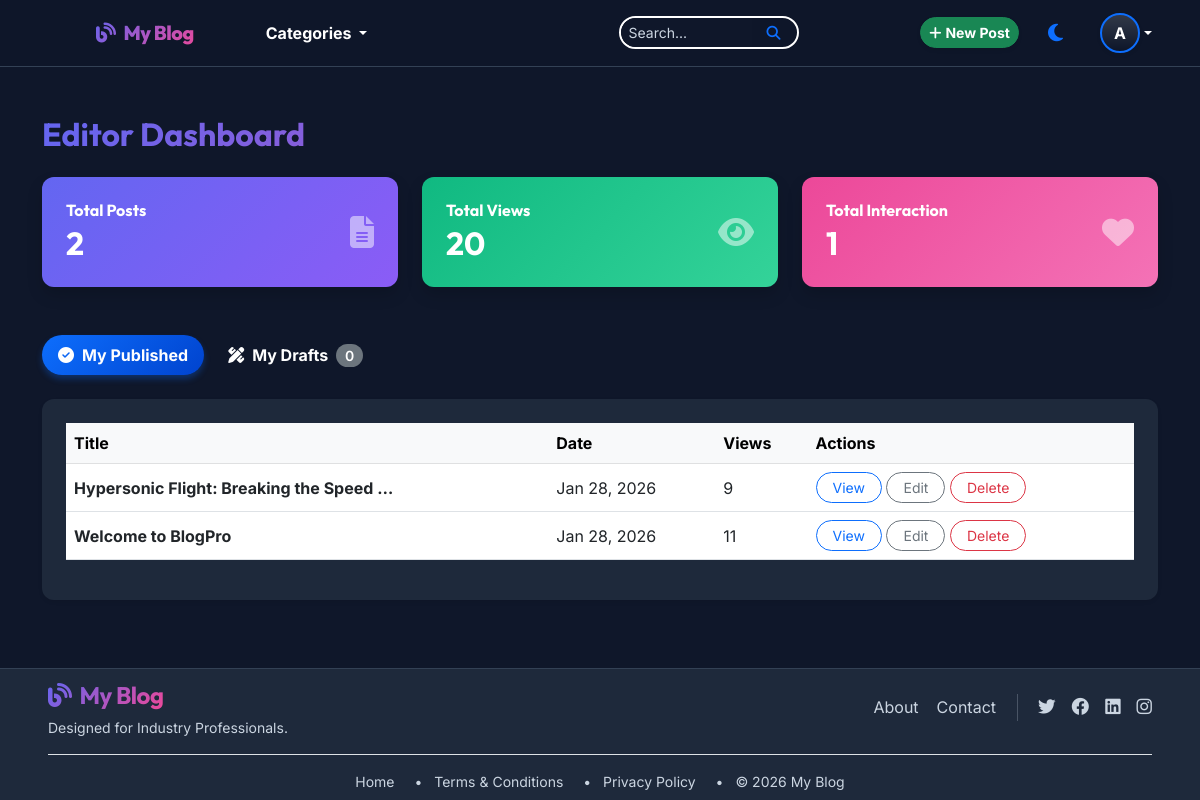
The app's page /dashboard/ (signed in), older data.
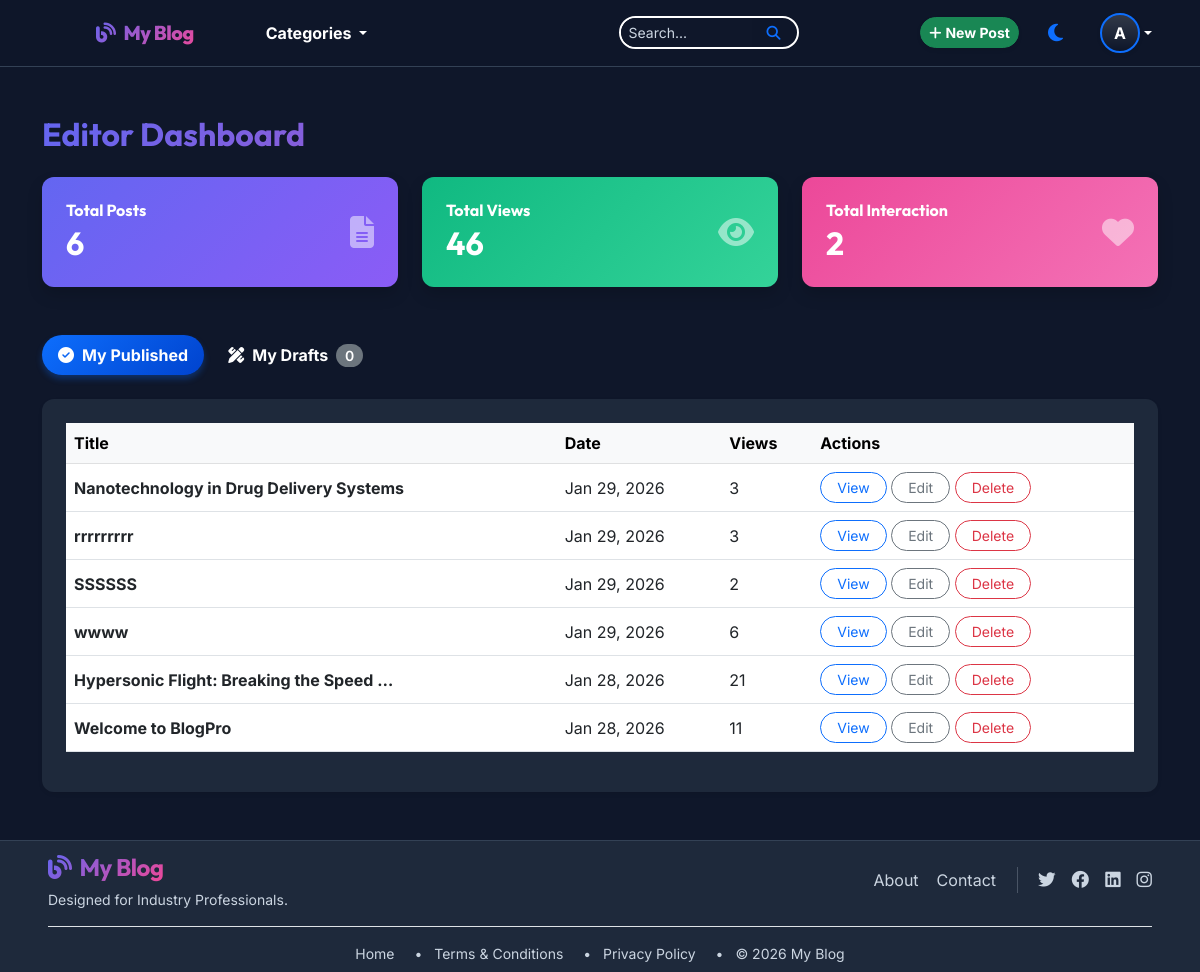
The same page, newer data.
### blog/models.py (models this page shows, shortened)
class Post(models.Model):
    STATUS_CHOICES = (
        ('draft', 'Draft'),
        ('published', 'Published'),
    )
    title = models.CharField(max_length=200)
    slug = models.SlugField(unique=True, blank=True)
    content = models.TextField()
    featured_image = models.ImageField(upload_to='posts/')
    category = models.ForeignKey(Category, on_delete=models.CASCADE, related_name='posts')
    tags = models.ManyToManyField(Tag, blank=True)
    author = models.ForeignKey(User, on_delete=models.CASCADE)
    status = models.CharField(max_length=10, choices=STATUS_CHOICES, default='draft')
    created_at = models.DateTimeField(auto_now_add=True)
    updated_at = models.DateTimeField(auto_now=True)
    views_count = models.PositiveIntegerField(default=0)
    def get_absolute_url(self):
        return reverse('post_detail', kwargs={'slug': self.slug})

### blog/views.py (the view)
# urls.py: path('dashboard/', views.dashboard, name='dashboard'),
@login_required
def dashboard(request):
    if not is_editor_check(request.user):
        messages.error(request, "Access restricted to staff/editors.")
        return redirect('home')
    user_posts = Post.objects.filter(author=request.user)
    total_posts = user_posts.count()
    total_views = sum(p.views_count for p in user_posts)
    total_likes = PostInteraction.objects.filter(post__in=user_posts, interaction_type='like').count()
    my_drafts = user_posts.filter(status='draft').order_by('-created_at')
    my_published = user_posts.filter(status='published').order_by('-created_at')
    admin_drafts = None
    if request.user.is_superuser:
        admin_drafts = Post.objects.filter(status='draft').exclude(author=request.user).order_by('-created_at')
    draft_count = my_drafts.count()
    admin_draft_count = admin_drafts.count() if admin_drafts else 0
    context = {
        'total_posts': total_posts,
        'total_views': total_views,
        'total_likes': total_likes,
        'my_drafts': my_drafts,
        'my_published': my_published,
        'admin_drafts': admin_drafts,
        'draft_count': draft_count,
        'admin_draft_count': admin_draft_count,
    }
    return render(request, 'blog/dashboard.html', context)

### blog/context_processors.py (called while the page is built)
def global_categories(request):
    return {
        'navbar_categories': Category.objects.filter(parent__isnull=True).prefetch_related('children')
    }

### blog/views.py (called while the page is built)
def is_editor_check(user):
    return user.is_authenticated and (user.is_superuser or user.groups.filter(name='Editor').exists())

### templates/blog/dashboard.html (shortened to what the changed rows need)
{% extends 'base.html' %}
{% block content %}
<div class="container my-5">
    <h2 class="mb-4 text-gradient fw-bold">Editor Dashboard</h2>
    <div class="row g-4 mb-5">
        <div class="col-md-4">
            <div class="card text-white border-0 shadow" style="background: linear-gradient(135deg, #6366f1, #8b5cf6);">
                <div class="card-body p-4">
                    <div class="d-flex justify-content-between align-items-center">
                        <div>
                            <h6 class="mb-1">Total Posts</h6>
                            <h2 class="fw-bold mb-0">{{ total_posts }}</h2>
                        </div>
                    </div>
                </div>
            </div>
        </div>
        <div class="col-md-4">
            <div class="card text-white border-0 shadow" style="background: linear-gradient(135deg, #10b981, #34d399);">
                <div class="card-body p-4">
                    <div class="d-flex justify-content-between align-items-center">
                        <div>
                            <h6 class="mb-1">Total Views</h6>
                            <h2 class="fw-bold mb-0">{{ total_views }}</h2>
                        </div>
                    </div>
                </div>
            </div>
        </div>
        <div class="col-md-4">
            <div class="card text-white border-0 shadow" style="background: linear-gradient(135deg, #ec4899, #f472b6);">
                <div class="card-body p-4">
                    <div class="d-flex justify-content-between align-items-center">
                        <div>
                            <h6 class="mb-1">Total Interaction</h6>
                            <h2 class="fw-bold mb-0">{{ total_likes }}</h2>
                        </div>
                    </div>
                </div>
            </div>
        </div>
    </div>
    <div class="card border-0 shadow-sm">
        <div class="card-body p-4">
            <div class="tab-content" id="dashboardTabsContent">
                <div class="tab-pane fade show active" id="published" role="tabpanel">
                    <div class="table-responsive">
                        <table class="table table-hover align-middle">
                            <thead class="table-light">
                                <tr>
                                    <th>Title</th>
                                    <th>Date</th>
                                    <th>Views</th>
                                    <th>Actions</th>
                                </tr>
                            </thead>
                            <tbody>
                                {% for post in my_published %}
                                <tr>
                                    <td class="fw-bold">{{ post.title|truncatewords:5 }}</td>
                                    <td>{{ post.created_at|date:"M d, Y" }}</td>
                                    <td>{{ post.views_count }}</td>
                                    <td>
                                        <a href="{{ post.get_absolute_url }}"
                                            class="btn btn-sm btn-outline-primary rounded-pill px-3">View</a>
                                        <a href="{% url 'post_update' post.slug %}"
                                            class="btn btn-sm btn-outline-secondary rounded-pill px-3">Edit</a>
                                        <a href="{% url 'post_delete' post.slug %}"
                                            class="btn btn-sm btn-outline-danger rounded-pill px-3">Delete</a>
                                    </td>
                                </tr>
                                {% empty %}
                                <tr>
                                    <td colspan="4" class="text-center py-4 text-muted">No published posts yet.</td>
                                </tr>
                                {% endfor %}
                            </tbody>
                        </table>
                    </div>
                </div>
            </div>
        </div>
    </div>
</div>
{% endblock %}

Row changes from the older to the newer data that the page shows:
added Post: title "Nanotechnology in Drug Delivery Systems", created_at "Jan 29, 2026", views_count "3"
added Post: title "rrrrrrrrr", created_at "Jan 29, 2026", views_count "3"
added Post: title "SSSSSS", created_at "Jan 29, 2026", views_count "2"
added Post: title "wwww", created_at "Jan 29, 2026", views_count "6"
changed Post "Hypersonic Flight: Breaking the Speed …": views_count "9" → "21"
Text that changed along with them:
{{ total_posts }}: "2" → "6"
{{ total_views }}: "20" → "46"
{{ total_likes }}: "1" → "2"
